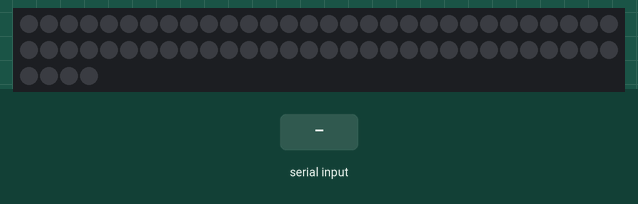
Recording of a sketch running on a simulated Arduino Uno, built with avr-gcc and run on an emulated ATmega328P. Shown: 64 RGB LEDs in strip order, left to right, continuing on the next row. Inputs (shaded band) come from the test bench. Dim RGB values are drawn brighter than linear; EEPROM starts erased.

Above: at 1.2 s.
1.3 s: "1\n" received over Serial
At 2.0 s:
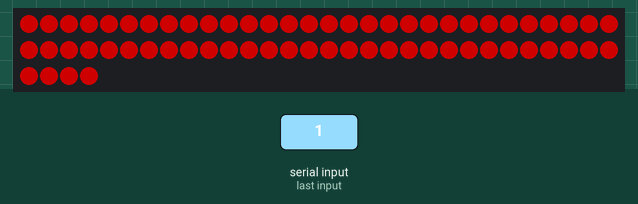
2.8 s: "2\n" received over Serial
At 3.1 s:
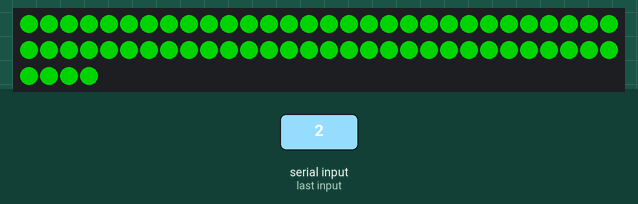
4.3 s: "3\n" received over Serial
At 5.5 s:
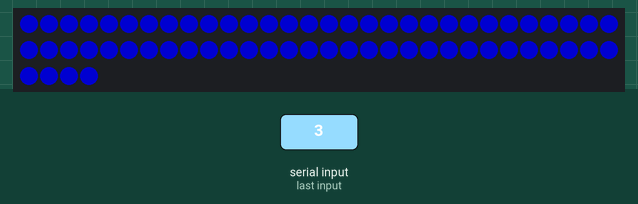
5.8 s: "4\n" received over Serial
At 6.6 s:
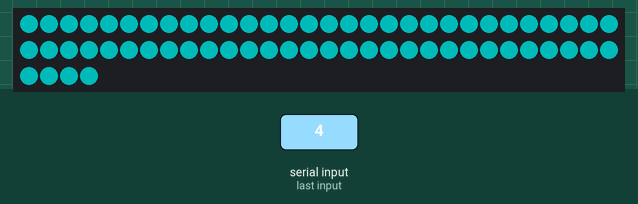
7.3 s: "5\n" received over Serial
At 7.8 s:
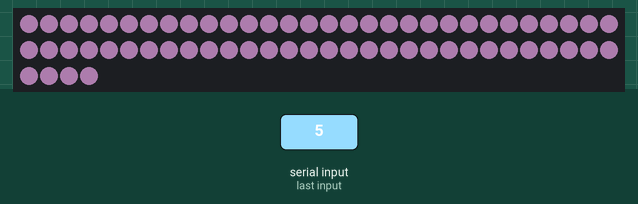
8.8 s: "6\n" received over Serial
At 10.2 s:
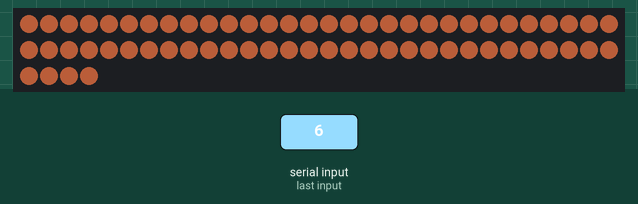
Timing chart, 0 to 11.3 s (numbered marks = the images above; inputs shaded):
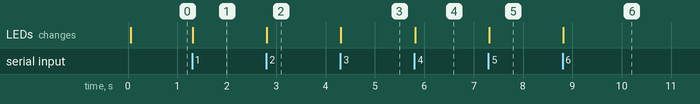

Measured:
- after the input at 1.3 s, the LEDs: change at once (image 1)
- after the input at 2.8 s, the LEDs: change at once (image 2)
- after the input at 4.3 s, the LEDs: change at once (image 3)
- after the input at 5.8 s, the LEDs: change at once (image 4)
- after the input at 7.3 s, the LEDs: change at once (image 5)
- after the input at 8.8 s, the LEDs: change at once (image 6)

The sketch:

2_Color_Change_Serial_Port_MEGA2560.ino
```cpp
#include "FastLED.h"
#include "EEPROM.h"
/*
 Hello
 I design developer tools for embedded electronic systems. You can buy my projects design files.
 https://www.altiumdesignerprojects.com
*/
#define DATA_PIN  8
#define NUM_LEDS  64

CRGB leds[NUM_LEDS];

byte animationSequence = 0;

String serialBuffer = "";         // a String to hold incoming data
bool bufferComplete = false;      // whether the string is complete
bool currentLineIsBlank = true;

bool eepromControl = true;

void setup(){
 Serial.begin(9600);
 serialBuffer.reserve(64);
 FastLED.addLeds<WS2812B, DATA_PIN, GRB>(leds, NUM_LEDS).setCorrection(TypicalLEDStrip);
 FastLED.setBrightness(255);
 FastLED.setMaxPowerInVoltsAndMilliamps(5,500);    // FastLED Power management set at 5V, 500mA.
 FastLED.clear();
}

void loop(){

   if(eepromControl == true){
      if(EEPROM.read(1) == 160){
         animationSequence = EEPROM.read(0);
      }else{
         for(word i = 0; i < 16; i++){ EEPROM.update(i,'\0'); }
         EEPROM.update(0,animationSequence);    // default value
      }
     eepromControl = false;
   }

   if(Serial.available() > 0){
      char inChar = (char)Serial.read();  // get the new byte:
      //Serial.println(inChar);
      serialBuffer += inChar;    // add it to the serialBuffer:
      if(inChar == '\n'){  // every line of text received from the client ends with \r\n
         currentLineIsBlank = true;
      }else if (inChar != '\r'){
         currentLineIsBlank = false;
      }
      if(inChar == '\n' && currentLineIsBlank){
         bufferComplete = true;
      }
   }


  if(bufferComplete == true){
     //Serial.println(serialBuffer);
     if(serialBuffer.indexOf("0") > -1){
        animationSequence = 0;
        EEPROM.update(0,animationSequence);
        EEPROM.update(1,160);
     }
     if(serialBuffer.indexOf("1") > -1){
        animationSequence = 1;
        EEPROM.update(0,animationSequence);
        EEPROM.update(1,160);
     }
     if(serialBuffer.indexOf("2") > -1){
        animationSequence = 2;
        EEPROM.update(0,animationSequence);
        EEPROM.update(1,160);
     }
     if(serialBuffer.indexOf("3") > -1){
        animationSequence = 3;
        EEPROM.update(0,animationSequence);
        EEPROM.update(1,160);
     }
     if(serialBuffer.indexOf("4") > -1){
        animationSequence = 4;
        EEPROM.update(0,animationSequence);
        EEPROM.update(1,160);
     }
     if(serialBuffer.indexOf("5") > -1){
        animationSequence = 5;
        EEPROM.update(0,animationSequence);
        EEPROM.update(1,160);
     }
     if(serialBuffer.indexOf("6") > -1){
        animationSequence = 6;
        EEPROM.update(0,animationSequence);
        EEPROM.update(1,160);
     }
     if(serialBuffer.indexOf("7") > -1){
        animationSequence = 7;
        EEPROM.update(0,animationSequence);
        EEPROM.update(1,160);
     }
     if(serialBuffer.indexOf("8") > -1){
        animationSequence = 8;
        EEPROM.update(0,animationSequence);
        EEPROM.update(1,160);
     }
     if(serialBuffer.indexOf("9") > -1){
        animationSequence = 9;
        EEPROM.update(0,animationSequence);
        EEPROM.update(1,160);
     }
     if(serialBuffer.indexOf("10") > -1){
        animationSequence = 10;
        EEPROM.update(0,animationSequence);
        EEPROM.update(1,160);
     }
     if(serialBuffer.indexOf("11") > -1){
        animationSequence = 11;
        EEPROM.update(0,animationSequence);
        EEPROM.update(1,160);
     }
     if(serialBuffer.indexOf("12") > -1){
        animationSequence = 12;
        EEPROM.update(0,animationSequence);
        EEPROM.update(1,160);
     }
     if(serialBuffer.indexOf("13") > -1){
        animationSequence = 13;
        EEPROM.update(0,animationSequence);
        EEPROM.update(1,160);
     }
     if(serialBuffer.indexOf("14") > -1){
        animationSequence = 14;
        EEPROM.update(0,animationSequence);
        EEPROM.update(1,160);
     }
     if(serialBuffer.indexOf("15") > -1){
        animationSequence = 15;
        EEPROM.update(0,animationSequence);
        EEPROM.update(1,160);
     }
     if(serialBuffer.indexOf("16") > -1){
        animationSequence = 16;
        EEPROM.update(0,animationSequence);
        EEPROM.update(1,160);
     }
     if(serialBuffer.indexOf("17") > -1){
        animationSequence = 17;
        EEPROM.update(0,animationSequence);
        EEPROM.update(1,160);
     }
     if(serialBuffer.indexOf("18") > -1){
        animationSequence = 18;
        EEPROM.update(0,animationSequence);
        EEPROM.update(1,160);
     }
     if(serialBuffer.indexOf("19") > -1){
        animationSequence = 19;
        EEPROM.update(0,animationSequence);
        EEPROM.update(1,160);
     }
     if(serialBuffer.indexOf("20") > -1){
        animationSequence = 20;
        EEPROM.update(0,animationSequence);
        EEPROM.update(1,160);
     }

     serialBuffer = "";   // clear the string
     bufferComplete = false;
  } // buffer


 switch(animationSequence){
 case 0:
  Colors(CRGB::Black);
 break;
 case 1:
  Colors(CRGB::Red);
 break;
 case 2:
  Colors(CRGB::Green);
 break;
 case 3:
  Colors(CRGB::Blue);
 break;
 case 4:
  Colors(CRGB::Cyan);
 break;
 case 5:
  Colors(CRGB::Plum);
 break;
 case 6:
  Colors(CRGB::Coral);
 break;
 case 7:
  Colors(CRGB::Purple);
 break;
 case 8:
  Colors(CRGB::Yellow);
 break;
 case 9:
  Colors(CRGB::Sienna);
 break;
 case 10:
  Colors(CRGB::Maroon);
 break;
 case 11:
  Colors(CRGB::Amethyst);
 break;
 case 12:
  Colors(CRGB::BlueViolet);
 break;
 case 13:
  Colors(CRGB::DarkViolet);
 break;
 case 14:
  Colors(CRGB::DarkOrange);
 break;
 case 15:
  Colors(CRGB::DeepSkyBlue);
 break;
 case 16:
  Colors(CRGB::SpringGreen);
 break;
 case 17:
  Colors(CRGB::MediumOrchid);
 break;
 case 18:
  Colors(CRGB::MidnightBlue);
 break;
 case 19:
  Colors(CRGB::PaleVioletRed);
 break;
 case 20:
  Colors(CRGB::MediumVioletRed);
 break;
 }


} // loop

//   ****************************** FUNCTIONS **********************

void Colors(CRGB predefinedColors){
 fill_solid( leds, NUM_LEDS, predefinedColors);
 FastLED.show();
}
```
